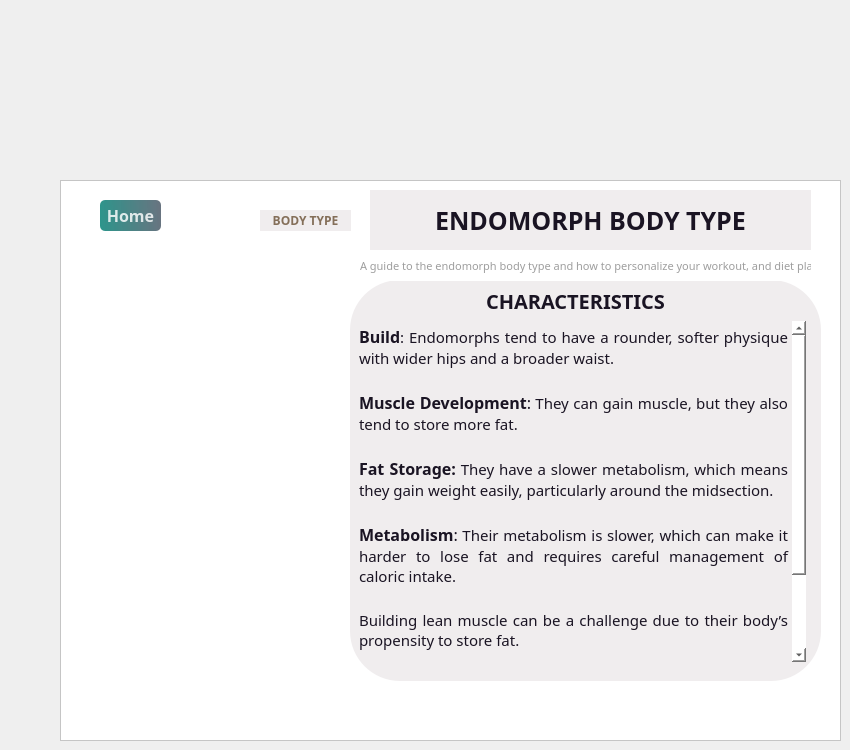
    <widget class="QWidget" name="page_6">
     <widget class="QFrame" name="frame_6">
      <property name="geometry">
       <rect>
        <x>60</x>
        <y>180</y>
        <width>781</width>
        <height>561</height>
       </rect>
      </property>
      <property name="styleSheet">
       <string notr="true">background-color:rgb(255, 255, 255);</string>
      </property>
      <property name="frameShape">
       <enum>QFrame::StyledPanel</enum>
      </property>
      <property name="frameShadow">
       <enum>QFrame::Raised</enum>
      </property>
      <widget class="QLabel" name="label_16">
       <property name="geometry">
        <rect>
         <x>10</x>
         <y>70</y>
         <width>261</width>
         <height>441</height>
        </rect>
       </property>
       <property name="styleSheet">
        <string notr="true">border-image: url(:/images/ectomorph.jpeg);
border-radius:50px;</string>
       </property>
       <property name="text">
        <string/>
       </property>
      </widget>
      <widget class="QLabel" name="label_17">
       <property name="geometry">
        <rect>
         <x>310</x>
         <y>10</y>
         <width>441</width>
         <height>61</height>
        </rect>
       </property>
       <property name="font">
        <font>
         <family>Sitka Banner</family>
         <pointsize>19</pointsize>
         <bold>true</bold>
        </font>
       </property>
       <property name="styleSheet">
        <string notr="true">
border-radius:150px;
color: #1A1423;

background-color: #F0EDEE;
</string>
       </property>
       <property name="text">
        <string>ENDOMORPH BODY TYPE</string>
       </property>
       <property name="alignment">
        <set>Qt::AlignCenter</set>
       </property>
      </widget>
      <widget class="QLabel" name="label_18">
       <property name="geometry">
        <rect>
         <x>290</x>
         <y>100</y>
         <width>471</width>
         <height>401</height>
        </rect>
       </property>
       <property name="styleSheet">
        <string notr="true">
background-color: #F0EDEE;
border-radius:50px;</string>
       </property>
       <property name="text">
        <string/>
       </property>
      </widget>
      <widget class="QLabel" name="label_19">
       <property name="geometry">
        <rect>
         <x>300</x>
         <y>70</y>
         <width>451</width>
         <height>31</height>
        </rect>
       </property>
       <property name="font">
        <font>
         <family>Sitka Banner</family>
         <pointsize>8</pointsize>
        </font>
       </property>
       <property name="styleSheet">
        <string notr="true">color:rgb(158, 158, 158)
</string>
       </property>
       <property name="text">
        <string>A guide to the endomorph body type and how to personalize your workout, and diet plans.</string>
       </property>
      </widget>
      <widget class="QPushButton" name="pushButton_8">
       <property name="geometry">
        <rect>
         <x>40</x>
         <y>20</y>
         <width>61</width>
         <height>31</height>
        </rect>
       </property>
       <property name="font">
        <font>
         <family>Sitka Banner</family>
         <pointsize>12</pointsize>
         <bold>true</bold>
        </font>
       </property>
       <property name="styleSheet">
        <string notr="true">

QPushButton#pushButton_8{
	background-color: qlineargradient(spread:pad, x1:0, y1:0.505682, x2:1, y2:0.477, stop:0 rgba(11, 131, 120, 219), stop:1 rgba(85, 98, 112, 226));
	color:rgba(255, 255, 255, 210);
	border-radius:5px;
}

QPushButton#pushButton_8:hover{
	background-color: qlineargradient(spread:pad, x1:0, y1:0.505682, x2:1, y2:0.477, stop:0 rgba(150, 123, 111, 219), stop:1 rgba(85, 81, 84, 226));
}

QPushButton#pushButton_8:pressed{
	padding-left:5px;
	padding-top:5px;
	background-color:rgba(150, 123, 111, 255);
}
</string>
       </property>
       <property name="text">
        <string>Home</string>
       </property>
      </widget>
      <widget class="QLabel" name="label_20">
       <property name="geometry">
        <rect>
         <x>200</x>
         <y>30</y>
         <width>91</width>
         <height>21</height>
        </rect>
       </property>
       <property name="font">
        <font>
         <family>Sitka Banner</family>
         <pointsize>9</pointsize>
         <bold>true</bold>
        </font>
       </property>
       <property name="styleSheet">
        <string notr="true">color:rgb(132, 111, 89);



background-color: #F0EDEE;
border-radius:50px;</string>
       </property>
       <property name="text">
        <string>BODY TYPE</string>
       </property>
       <property name="alignment">
        <set>Qt::AlignCenter</set>
       </property>
      </widget>
      <widget class="QLabel" name="label_21">
       <property name="geometry">
        <rect>
         <x>410</x>
         <y>110</y>
         <width>211</width>
         <height>21</height>
        </rect>
       </property>
       <property name="font">
        <font>
         <family>Sitka Banner</family>
         <pointsize>15</pointsize>
         <bold>true</bold>
        </font>
       </property>
       <property name="styleSheet">
        <string notr="true">background-color: #F0EDEE;
border-radius:50px;

color: #1A1423;
</string>
       </property>
       <property name="text">
        <string>CHARACTERISTICS</string>
       </property>
       <property name="alignment">
        <set>Qt::AlignCenter</set>
       </property>
      </widget>
      <widget class="QTextBrowser" name="textBrowser">
       <property name="geometry">
        <rect>
         <x>295</x>
         <y>141</y>
         <width>451</width>
         <height>341</height>
        </rect>
       </property>
       <property name="font">
        <font>
         <family>Sitka Banner</family>
        </font>
       </property>
       <property name="styleSheet">
        <string notr="true">color: #1A1423;
background-color: #F0EDEE;
border-radius:50px;</string>
       </property>
       <property name="html">
        <string>&lt;!DOCTYPE HTML PUBLIC &quot;-//W3C//DTD HTML 4.0//EN&quot; &quot;http://www.w3.org/TR/REC-html40/strict.dtd&quot;&gt;
&lt;html&gt;&lt;head&gt;&lt;meta name=&quot;qrichtext&quot; content=&quot;1&quot; /&gt;&lt;meta charset=&quot;utf-8&quot; /&gt;&lt;style type=&quot;text/css&quot;&gt;
p, li { white-space: pre-wrap; }
hr { height: 1px; border-width: 0; }
li.unchecked::marker { content: &quot;\2610&quot;; }
li.checked::marker { content: &quot;\2612&quot;; }
&lt;/style&gt;&lt;/head&gt;&lt;body style=&quot; font-family:'Sitka Banner'; font-size:9pt; font-weight:400; font-style:normal;&quot;&gt;
&lt;p align=&quot;justify&quot; style=&quot; margin-top:0px; margin-bottom:0px; margin-left:0px; margin-right:0px; -qt-block-indent:0; text-indent:0px;&quot;&gt;&lt;span style=&quot; font-size:12pt; font-weight:700;&quot;&gt;Build&lt;/span&gt;&lt;span style=&quot; font-size:11pt;&quot;&gt;: Endomorphs tend to have a rounder, softer physique with wider hips and a broader waist.&lt;/span&gt;&lt;/p&gt;
&lt;p align=&quot;justify&quot; style=&quot;-qt-paragraph-type:empty; margin-top:0px; margin-bottom:0px; margin-left:0px; margin-right:0px; -qt-block-indent:0; text-indent:0px; font-size:11pt;&quot;&gt;&lt;br /&gt;&lt;/p&gt;
&lt;p align=&quot;justify&quot; style=&quot; margin-top:0px; margin-bottom:0px; margin-left:0px; margin-right:0px; -qt-block-indent:0; text-indent:0px;&quot;&gt;&lt;span style=&quot; font-size:12pt; font-weight:700;&quot;&gt;Muscle Development&lt;/span&gt;&lt;span style=&quot; font-size:12pt;&quot;&gt;:&lt;/span&gt;&lt;span style=&quot; font-size:11pt;&quot;&gt; They can gain muscle, but they also tend to store more fat.&lt;/span&gt;&lt;/p&gt;
&lt;p align=&quot;justify&quot; style=&quot;-qt-paragraph-type:empty; margin-top:0px; margin-bottom:0px; margin-left:0px; margin-right:0px; -qt-block-indent:0; text-indent:0px; font-size:11pt;&quot;&gt;&lt;br /&gt;&lt;/p&gt;
&lt;p align=&quot;justify&quot; style=&quot; margin-top:0px; margin-bottom:0px; margin-left:0px; margin-right:0px; -qt-block-indent:0; text-indent:0px;&quot;&gt;&lt;span style=&quot; font-size:12pt; font-weight:700;&quot;&gt;Fat Storage:&lt;/span&gt;&lt;span style=&quot; font-size:11pt;&quot;&gt; They have a slower metabolism, which means they gain weight easily, particularly around the midsection.&lt;/span&gt;&lt;/p&gt;
&lt;p align=&quot;justify&quot; style=&quot;-qt-paragraph-type:empty; margin-top:0px; margin-bottom:0px; margin-left:0px; margin-right:0px; -qt-block-indent:0; text-indent:0px; font-size:11pt;&quot;&gt;&lt;br /&gt;&lt;/p&gt;
&lt;p align=&quot;justify&quot; style=&quot; margin-top:0px; margin-bottom:0px; margin-left:0px; margin-right:0px; -qt-block-indent:0; text-indent:0px;&quot;&gt;&lt;span style=&quot; font-size:12pt; font-weight:700;&quot;&gt;Metabolism&lt;/span&gt;&lt;span style=&quot; font-size:12pt;&quot;&gt;:&lt;/span&gt;&lt;span style=&quot; font-size:11pt;&quot;&gt; Their metabolism is slower, which can make it harder to lose fat and requires careful management of caloric intake.&lt;/span&gt;&lt;/p&gt;
&lt;p align=&quot;justify&quot; style=&quot;-qt-paragraph-type:empty; margin-top:0px; margin-bottom:0px; margin-left:0px; margin-right:0px; -qt-block-indent:0; text-indent:0px; font-size:11pt;&quot;&gt;&lt;br /&gt;&lt;/p&gt;
&lt;p align=&quot;justify&quot; style=&quot; margin-top:0px; margin-bottom:0px; margin-left:0px; margin-right:0px; -qt-block-indent:0; text-indent:0px;&quot;&gt;&lt;span style=&quot; font-size:11pt;&quot;&gt;Building lean muscle can be a challenge due to their body’s propensity to store fat.&lt;/span&gt;&lt;/p&gt;
&lt;p align=&quot;justify&quot; style=&quot;-qt-paragraph-type:empty; margin-top:0px; margin-bottom:0px; margin-left:0px; margin-right:0px; -qt-block-indent:0; text-indent:0px; font-size:11pt;&quot;&gt;&lt;br /&gt;&lt;/p&gt;
&lt;p align=&quot;justify&quot; style=&quot; margin-top:0px; margin-bottom:0px; margin-left:0px; margin-right:0px; -qt-block-indent:0; text-indent:0px;&quot;&gt;&lt;span style=&quot; font-size:11pt;&quot;&gt;They may appear stockier and more solid.&lt;/span&gt;&lt;/p&gt;
&lt;p align=&quot;justify&quot; style=&quot;-qt-paragraph-type:empty; margin-top:0px; margin-bottom:0px; margin-left:0px; margin-right:0px; -qt-block-indent:0; text-indent:0px; font-size:11pt;&quot;&gt;&lt;br /&gt;&lt;/p&gt;
&lt;p align=&quot;justify&quot; style=&quot; margin-top:0px; margin-bottom:0px; margin-left:0px; margin-right:0px; -qt-block-indent:0; text-indent:0px;&quot;&gt;&lt;span style=&quot; font-size:11pt;&quot;&gt;Managing fat requires more effort and discipline.&lt;/span&gt;&lt;/p&gt;
&lt;p align=&quot;justify&quot; style=&quot;-qt-paragraph-type:empty; margin-top:0px; margin-bottom:0px; margin-left:0px; margin-right:0px; -qt-block-indent:0; text-indent:0px; font-size:11pt;&quot;&gt;&lt;br /&gt;&lt;/p&gt;&lt;/body&gt;&lt;/html&gt;</string>
       </property>
      </widget>
     </widget>
    </widget>
